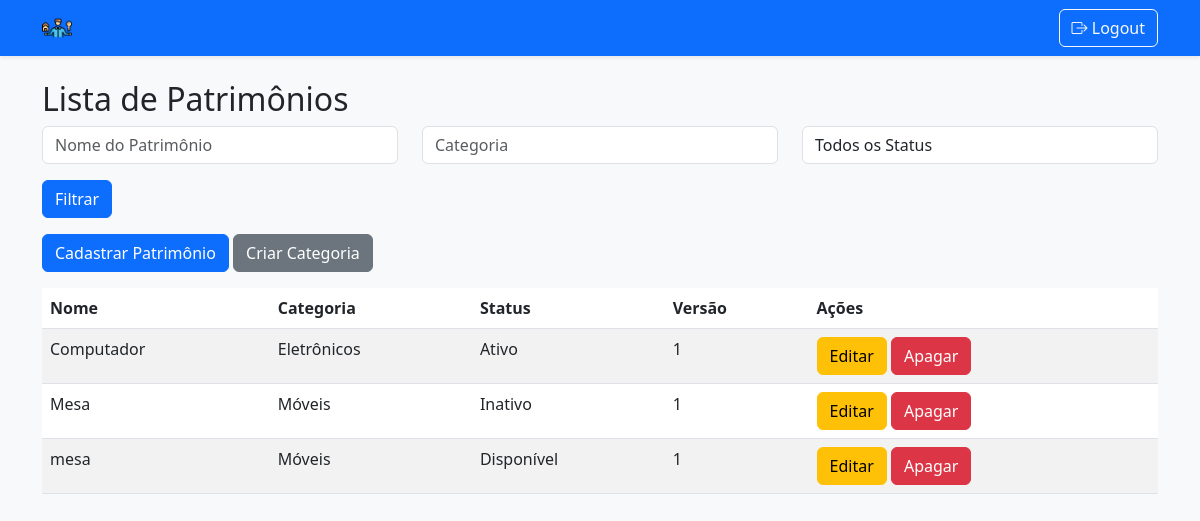
/admin/listagem (signed in), run on the app's committed database.
### backend/models.py (models this page shows)
class Patrimonio(db.Model):
    id = db.Column(db.Integer, primary_key=True)
    nome = db.Column(db.String(50), nullable=False)
    categoria_id = db.Column(db.Integer, db.ForeignKey('categoria.id'), nullable=False)
    categoria = db.relationship('Categoria', backref=db.backref('patrimonios', lazy=True))
    status = db.Column(db.String(20))
    versao = db.Column(db.Integer, nullable=False, default=1)  # Novo campo de versão
    funcionario_id = db.Column(db.Integer, db.ForeignKey('funcionario.id'), nullable=True)
    funcionario = db.relationship('Funcionario', back_populates='patrimonios')

class Categoria(db.Model):
    id = db.Column(db.Integer, primary_key=True)
    nome = db.Column(db.String(50), unique=True, nullable=False)

### backend/routes/main_routes.py (the view)
@main.route('/<username>/listagem')
@login_required
def listagem(username):
    if username != current_user.username:
        flash('Acesso restrito.')
        return redirect(url_for('main.listagem', username=current_user.username))
    query = Patrimonio.query
    nome = request.args.get('nome')
    categoria = request.args.get('categoria')
    status = request.args.get('status')
    if nome:
        query = query.filter(Patrimonio.nome.ilike(f'%{nome}%'))
    if categoria:
        query = query.filter(Patrimonio.categoria.has(nome=categoria))
    if status:
        query = query.filter(Patrimonio.status == status)
    patrimonios = query.all()
    categorias = Categoria.query.all()
    return render_template('listagem.html', patrimonios=patrimonios, categorias=categorias)

### backend/__init__.py (called while the page is built)
def create_app():
    app = Flask(__name__)
    app.config['SECRET_KEY'] = 'sua-chave-secreta'
    app.config['SQLALCHEMY_DATABASE_URI'] = f'sqlite:///{os.path.abspath(os.path.join(os.path.dirname(__file__), "../infra/gerPtrimonio.db"))}'
    db.init_app(app)
    login_manager = LoginManager()
    login_manager.login_view = 'auth.login'
    login_manager.init_app(app)
    @login_manager.user_loader
    def load_user(user_id):
        return User.query.get(int(user_id))
    @app.context_processor
    def inject_user():
        return dict(current_user=current_user)
    from .routes import register_routes
    register_routes(app)
    return app

### backend/models.py (called while the page is built)
    @property
    def is_active(self):
        return self.active

### backend/templates/listagem.html (shortened to what this page needs)
{% extends "base.html" %}
{% block content %}
<h2>Lista de Patrimônios</h2>
<form method="GET" action="{{ url_for('main.listagem', username=current_user.username) }}" class="mb-3">
    <div class="row">
        <div class="col-md-4">
            <input type="text" name="nome" class="form-control" placeholder="Nome do Patrimônio" value="{{ request.args.get('nome', '') }}">
        </div>
        <div class="col-md-4">
            <input type="text" name="categoria" class="form-control" placeholder="Categoria" value="{{ request.args.get('categoria', '') }}">
        </div>
        <div class="col-md-4">
            <select name="status" class="form-control">
                <option value="">Todos os Status</option>
            </select>
        </div>
    </div>
    <div class="row mt-3">
        <div class="col-md-12">
            <button type="submit" class="btn btn-primary">Filtrar</button>
        </div>
    </div>
</form>
{% if current_user.cargo in ['Admin', 'Supervisor'] %}
<button class="btn btn-primary mb-3" data-bs-toggle="modal" data-bs-target="#cadastroModal">Cadastrar Patrimônio</button>
<button class="btn btn-secondary mb-3" data-bs-toggle="modal" data-bs-target="#categoriaModal">Criar Categoria</button>
{% endif %}
<table id="patrimonioTable" class="table table-striped">
    <thead>
        <tr>
            <th>Nome</th>
            <th>Categoria</th>
            <th>Status</th>
            <th>Versão</th>
            <th>Ações</th>
        </tr>
    </thead>
    <tbody>
        {% for patrimonio in patrimonios %}
        <tr>
            <td>{{ patrimonio.nome }}</td>
            <td>{{ patrimonio.categoria.nome }}</td>
            <td>{{ patrimonio.status }}</td>
            <td>{{ patrimonio.versao }}</td>
            <td>
                {% if current_user.cargo in ['Admin', 'Supervisor'] %}
                <a href="{{ url_for('main.editar', username=current_user.username, id=patrimonio.id) }}" class="btn btn-warning">Editar</a>
                <form method="POST" action="{{ url_for('main.apagar', username=current_user.username, id=patrimonio.id) }}" style="display:inline;">
                    <button type="submit" class="btn btn-danger">Apagar</button>
                </form>
                {% endif %}
            </td>
        </tr>
        {% endfor %}
    </tbody>
</table>
{% endblock %}

### data on the page
Patrimonio: nome "Computador", categoria.nome "Eletrônicos", status "Ativo", versao "1"
Patrimonio: nome "Mesa", categoria.nome "Móveis", status "Inativo", versao "1"
Patrimonio: nome "mesa", categoria.nome "Móveis", status "Disponível", versao "1"
